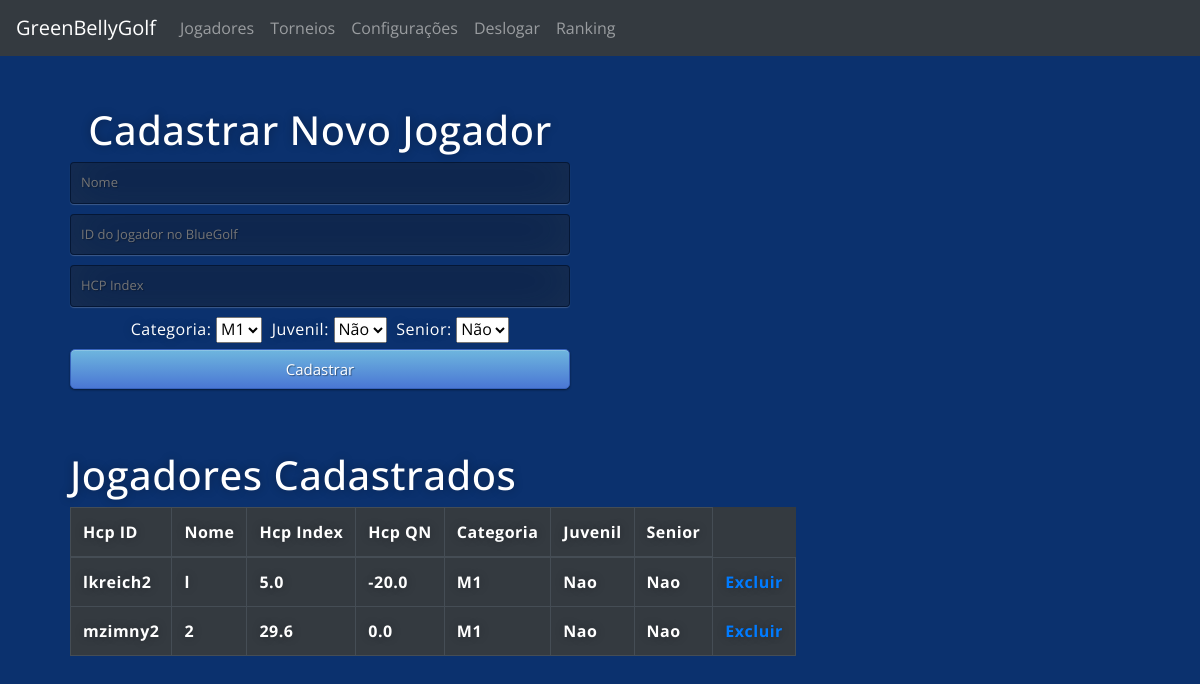
The app's page /jogadores (signed in), older data.
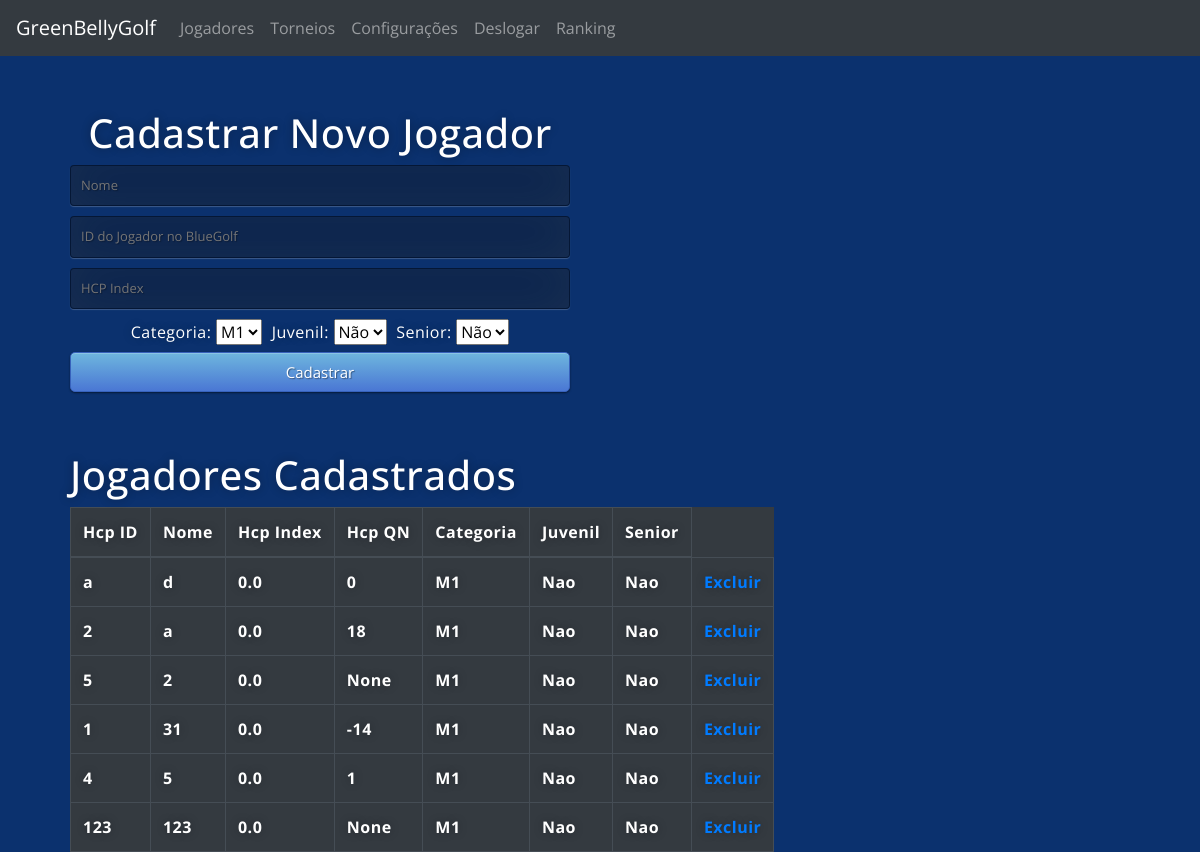
The same page, newer data.
### main.py (models this page shows)
class Player(db.Model):
    id = db.Column(db.Integer, primary_key=True)
    clube_id = db.Column(db.Integer)
    name = db.Column(db.String(1000))
    email = db.Column(db.String(100))
    hcp_id = db.Column(db.String(100))
    hcp_index = db.Column(db.Float)
    hcp_qn = db.Column(db.Integer)
    rest_hcp_qn = db.Column(db.Integer)
    pt_ranking = db.Column(db.Float)
    cat = db.Column(db.String(10))
    juv = db.Column(db.String(10))
    senior = db.Column(db.String(10))

### main.py (the view, shortened to what this page needs)
@ app.route('/jogadores', methods=["GET", "POST"])
@ login_required
def jogadores():
    rows = Player.query.all()
    return render_template('jogadores.html',
                           title='Players',
                           rows=rows, name=current_user.name, logged_in=True)

### main.py (called while the page is built)
@login_manager.user_loader
def load_user(user_id):
    return User.query.get(int(user_id))

### templates/jogadores.html (shortened to what this page needs)
{% extends "base.html" %}
{% block content %}
<div class="box_left ">
    <h1>Cadastrar Novo Jogador</h1>
    <form action="{{ url_for('jogadores') }}" method="post">
        <input type="text" name="name" placeholder="Nome" required="required" />
        <input type="text" name="hcp_id" placeholder="ID do Jogador no BlueGolf" required="required" />
        <input type="float" name="hcp_index" placeholder="HCP Index" />
        <label for="cat">Categoria:</label>
        <select id="cat" name="cat" placeholder="Categoria">
            <option value="M1">M1</option>
        </select>
        <label style="padding-left: 5px" for="juv"> Juvenil:</label>
        <select id="juv" name="juv" placeholder="Juvenil">
            <option value="Nao">Não</option>
        </select>
        <label style="padding-left: 5px" for="senior"> Senior:</label>
        <select id="senior" name="senior" placeholder="S">
            <option value="Nao">Não</option>
        </select>
        <button type="submit" class="btn btn-primary btn-block btn-large">Cadastrar</button>
    </form>
</div>
<div class="jog_cad">
    <h1 style="padding-top:50px">Jogadores Cadastrados</h1>
    <table class="table table-dark table-bordered ">
        <thead class="thead-dark">
            <tr>
                <th scope="col">Hcp ID</th>
                <th scope="col">Nome</th>
                <th scope="col">Hcp Index</th>
                <th scope="col">Hcp QN</th>
                <th scope="col">Categoria</th>
                <th scope="col">Juvenil</th>
                <th scope="col">Senior</th>
            </tr>
        </thead>
        <tbody>
            {% for row in rows %}
            <tr>
                <th scope="row">{{row.hcp_id}}</th>
                <th scope="row">{{row.name}}</th>
                <th scope="row">{{row.hcp_index}}</th>
                <th scope="row">{{row.hcp_qn}}</th>
                <th scope="row">{{row.cat}}</th>
                <th scope="row">{{row.juv}}</th>
                <th scope="row">{{row.senior}}</th>
                <th scope="row"><a href="/jogadores/{{row.hcp_id}}//delete">Excluir</a>
                </th>
            </tr>
            {% endfor %}
        </tbody>
    </table>
</div>
{% endblock %}

### templates/base.html (shortened to what this page needs)
<!DOCTYPE html>
<html>
<head>
  <link rel="stylesheet" href="https://stackpath.bootstrapcdn.com/bootstrap/4.5.2/css/bootstrap.min.css">
  <link rel="stylesheet" href="{{ url_for('static', filename='css/styles.css')}}">
</head>
<body>
  <nav class="navbar navbar-expand-lg navbar-dark bg-dark">
    {% if logged_in: %}
    <a class="navbar-brand" href="/clube">GreenBellyGolf</a>
    {% endif %}
    <div class="collapse navbar-collapse" id="navbarSupportedContent">
      <ul class="navbar-nav mr-auto">
        {% if logged_in: %}
        <li class="nav-item">
          <a class="nav-link" href="{{ url_for('jogadores') }}">Jogadores</a>
        <li class="nav-item">
          <a class="nav-link" href="{{ url_for('criartorneio') }}">Torneios</a>
        <li class="nav-item">
          <a class="nav-link" href="{{ url_for('config') }}">Configurações</a>
        <li class="nav-item">
          <a class="nav-link" href="{{ url_for('logout') }}">Deslogar</a>
          {% endif %}
        <li class="nav-item">
          <a class="nav-link" href="{{ url_for('view_ranking') }}">Ranking</a>
        </li>
        </li>
      </ul>
    </div>
  </nav>
  {% block content %}
  {% endblock %}
</body>
</html>

### static/css/styles.css (style rules this page uses)
.btn { display: inline-block; *display: inline; *zoom: 1; padding: 10px 10px 10px; margin-bottom: 0; font-size: 13px; line-height: 18px; color: #333333; text-align: center; text-shadow: 0 1px 1px rgba(255, 255, 255, 0.75); vertical-align: middle; background-color: #f5f5f5; background-image: -moz-linear-gradient(top, #ffffff, #e6e6e6); background-image: -ms-linear-gradient(top, #ffffff, #e6e6e6); background-image: -webkit-gradient(linear, 0 0, 0 100%, from(#ffffff), to(#e6e6e6)); background-image: -webkit-linear-gradient(top, #ffffff, #e6e6e6); background-image: -o-linear-gradient(top, #ffffff, #e6e6e6); background-image: linear-gradient(top, #ffffff, #e6e6e6); background-repeat: repeat-x; filter: progid:dximagetransform.microsoft.gradient(startColorstr=#ffffff, endColorstr=#e6e6e6, GradientType=0); border-color: #e6e6e6 #e6e6e6 #e6e6e6; border-color: rgba(0, 0, 0, 0.1) rgba(0, 0, 0, 0.1) rgba(0, 0, 0, 0.25); border: 1px solid #e6e6e6; -webkit-border-radius: 4px; -moz-border-radius: 4px; border-radius: 4px; -webkit-box-shadow: inset 0 1px 0 rgba(255, 255, 255, 0.2), 0 1px 2px rgba(0, 0, 0, 0.05); -moz-box-shadow: inset 0 1px 0 rgba(255, 255, 255, 0.2), 0 1px 2px rgba(0, 0, 0, 0.05); box-shadow: inset 0 1px 0 rgba(255, 255, 255, 0.2), 0 1px 2px rgba(0, 0, 0, 0.05); cursor: pointer; *margin-left: .3em; }
.btn-large { padding: 9px 14px; font-size: 15px; line-height: normal; -webkit-border-radius: 5px; -moz-border-radius: 5px; border-radius: 5px; }
.btn-primary, .btn-primary:hover { text-shadow: 0 -1px 0 rgba(0, 0, 0, 0.25); color: #ffffff; }
.btn-primary { background-color: #4a77d4; background-image: -moz-linear-gradient(top, #6eb6de, #4a77d4); background-image: -ms-linear-gradient(top, #6eb6de, #4a77d4); background-image: -webkit-gradient(linear, 0 0, 0 100%, from(#6eb6de), to(#4a77d4)); background-image: -webkit-linear-gradient(top, #6eb6de, #4a77d4); background-image: -o-linear-gradient(top, #6eb6de, #4a77d4); background-image: linear-gradient(top, #6eb6de, #4a77d4); background-repeat: repeat-x; filter: progid:dximagetransform.microsoft.gradient(startColorstr=#6eb6de, endColorstr=#4a77d4, GradientType=0); border: 1px solid #3762bc; text-shadow: 1px 1px 1px rgba(0, 0, 0, 0.4); box-shadow: inset 0 1px 0 rgba(255, 255, 255, 0.2), 0 1px 2px rgba(0, 0, 0, 0.5); }
.btn-block { width: 100%; display: block; margin-bottom: 20px; }
* { -webkit-box-sizing: border-box; -moz-box-sizing: border-box; -ms-box-sizing: border-box; -o-box-sizing: border-box; box-sizing: border-box; }
html { height: 100%; margin: auto; }
body { margin: auto; height: 100%; font-family: 'Open Sans', sans-serif; background: #0b316e; }
a { text-decoration: none; text-align: center; }
input { width: 100%; margin-bottom: 10px; background: rgba(0, 0, 0, 0.3); border: none; outline: none; padding: 10px; font-size: 13px; color: #fff; text-shadow: 1px 1px 1px rgba(0, 0, 0, 0.3); border: 1px solid rgba(0, 0, 0, 0.3); border-radius: 4px; box-shadow: inset 0 -5px 45px rgba(100, 100, 100, 0.2), 0 1px 1px rgba(255, 255, 255, 0.2); -webkit-transition: box-shadow .5s ease; -moz-transition: box-shadow .5s ease; -o-transition: box-shadow .5s ease; -ms-transition: box-shadow .5s ease; transition: box-shadow .5s ease; }
.box_left { position: relative; top: 5%; left: 5%; margin: 10px 0 0 10px; width: 500px; height: 300px; color: #fff; text-shadow: 0 0 10px rgba(0, 0, 0, 0.3); letter-spacing: 0.5px; text-align: center; }
.jog_cad { position: relative; left: 5%; margin: 35px 0 0 10px; width: fit-content; height: 300px; color: #fff; text-shadow: 0 0 10px rgba(0, 0, 0, 0.3); letter-spacing: 0.5px; text-align: left; }

Row changes from the older to the newer data that the page shows:
changed Player (number 1 of 6 on the later page): hcp_id "lkreich2" → "a"; name "l" → "d"; hcp_index "5.0" → "0.0"; hcp_qn "-20.0" → "0"
changed Player (number 2 of 6 on the later page): hcp_id "mzimny2" → "2"; name "2" → "a"; hcp_index "29.6" → "0.0"; hcp_qn "0.0" → "18"
added Player: hcp_id "5", name "2", hcp_index "0.0", hcp_qn "None", cat "M1", juv "Nao", senior "Nao"
added Player: hcp_id "1", name "31", hcp_index "0.0", hcp_qn "-14", cat "M1", juv "Nao", senior "Nao"
added Player: hcp_id "4", name "5", hcp_index "0.0", hcp_qn "1", cat "M1", juv "Nao", senior "Nao"
added Player: hcp_id "123", name "123", hcp_index "0.0", hcp_qn "None", cat "M1", juv "Nao", senior "Nao"
